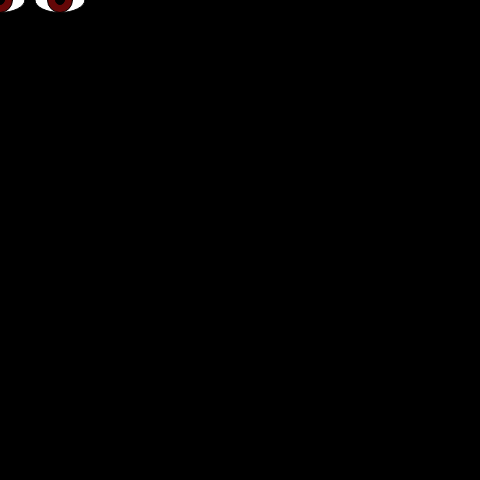
Frame 1 (no input)
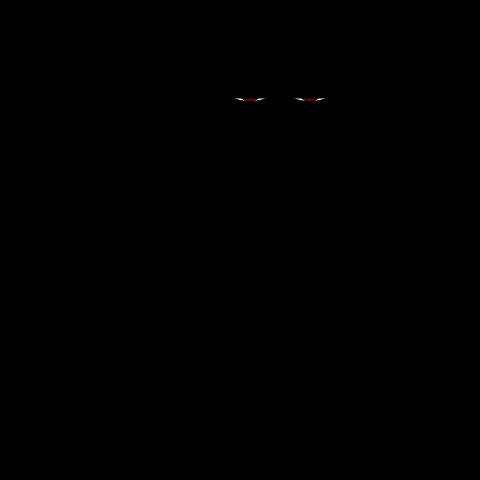
Frame 60 (no input)
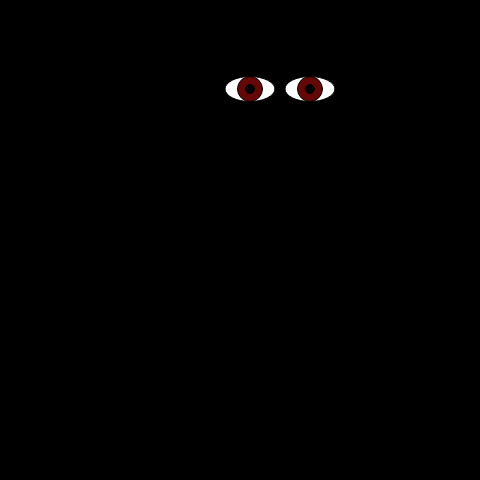
Frame 120 (the mouse pressed at the canvas centre since frame 60)

The p5.js sketch that drew these frames (run headless with seeded random() and noise() and a simulated clock; from frame 60 on, the mouse is pressed at the canvas centre):

// p5.js sketch
// ── sketch.js
// https://editor.p5js.org/jht9629-nyu/sketches/oFzZo_gYl
// matt-parker-11_01-EyesInTheDark
// https://github.com/madparker/-p5t/blob/main/%23p5t/ArtSketch/11_01_2020/EyesInTheDark/EyesInTheDark.pde
// #p5t/ArtSketch/11_01_2020/EyesInTheDark/EyesInTheDark.pde

let i, f = 0, x = 0, y = 0, u = 1;

function setup() {
  createCanvas(480, 480); // frame.setSize(480, 480) in draw()
}

function draw() {
  rectMode(CENTER); // rectMode(3)
  background(0); // clear()
  f -= u *= f < 0 ? -1 : 1;
  if (f > 50) {
    x = random(350);
    y = random(430);
    u *= -1;
  }
  for (i = -1; ++i < 2; ) {
    fill(255); // fill(-1)
    ellipse(x + i * 60, y, 50, 25);
    fill('#640707');
    circle(x + i * 60, y, 25);
    fill(0);
    circle(x + i * 60, y, 9);
    rect(x + i * 60, y - 50 + f, 50, 30);
  }
}
//#p5t

// ---- Original Processing source: #p5t/ArtSketch/11_01_2020/EyesInTheDark/EyesInTheDark.pde
/*
float i,f,x,y,u=1;
void draw(){frame.setSize(480,480);rectMode(3);clear();f-=u*=f<0?-1:1;
if(f>50){x=random(350);y=random(430);u*=-1;}
for(i=-1;++i<2;){fill(-1);ellipse(x+i*60,y,50,25);fill(#640707);circle(x+i*60,y,25);fill(0);circle(x+i*60,y,9);rect(x+i*60,y-50+f,50,30);}}//#p5t
*/
